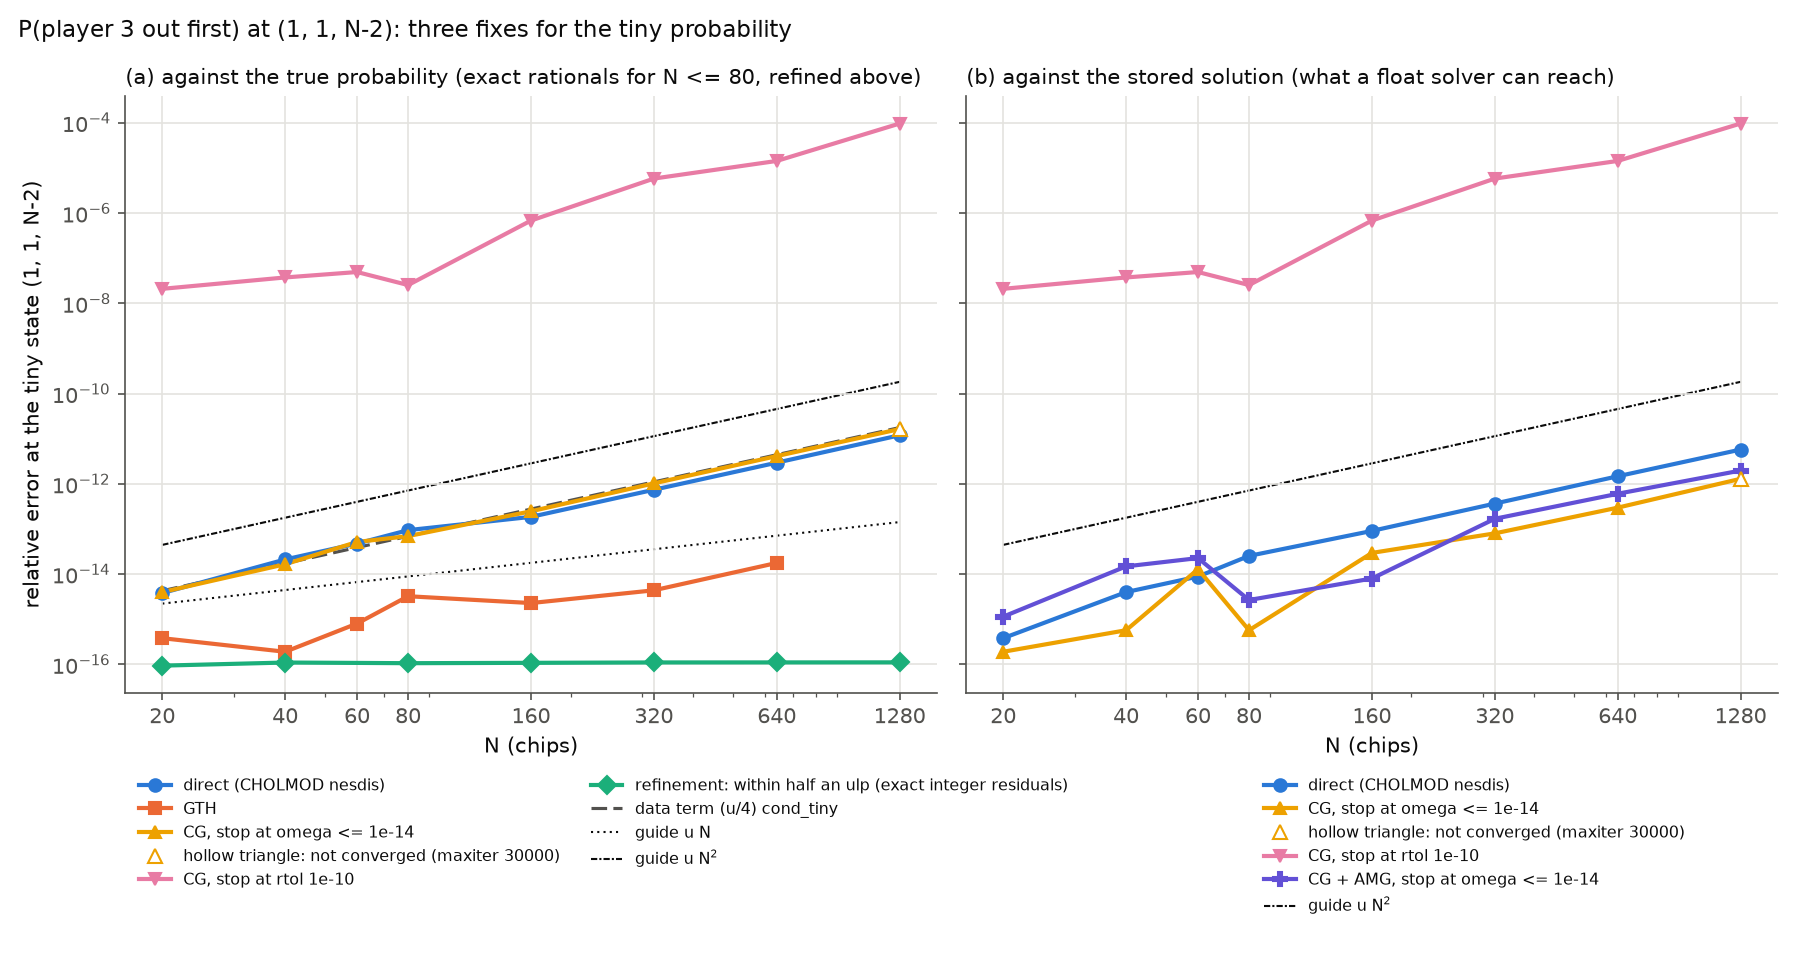

Source code (Python):
"""Figure for chunk 7: relative error of the tiny entry (1, 1, N-2) against N, b = out_first_3.

(a) against the true probability (rel_err_tiny): direct (CHOLMOD), gth, cg_componentwise at tol 1e-14 and cg at
    rtol 1e-10 (both kind none), with the data-term line (u/4) cond_tiny and guide lines u N and u N^2.
    Refinement (ir_direct) comes from results/e07_baselines.csv: max_true_err_in_u times u, the largest relative
    error over all entries against exact integer residuals (0.84 to 1.00 u), so a bound at the tiny state. The
    ir_direct rows of e07_fixes are not used: for N >= 160 their reference is the refined vector itself.
    An exact zero would be drawn hollow at a floor. cg_componentwise rows that hit maxiter (omega never <= 1e-14)
    are drawn hollow.
(b) against the stored solution (|err_vs_stored_tiny|): direct, cg_componentwise tol 1e-14 and cg rtol 1e-10 (kind
    none), plus cg_componentwise tol 1e-14 with AMG (it converges at every N).
    ir_* and gth are left out: they target the true probability.
Reads results/e07_fixes.csv and results/e07_baselines.csv.
    python figures/f07_accuracy.py [--results DIR] [--outdir DIR]
"""
import argparse
import pathlib

import matplotlib

matplotlib.use("Agg")
import matplotlib.pyplot as plt
import numpy as np
import pandas as pd
from matplotlib.ticker import NullFormatter, ScalarFormatter

U = 2.0 ** -53
FLOOR = 1e-17  # where exact zeros are drawn
INK, MUTED, GRID = "#0b0b0b", "#52514e", "#e4e3df"
# (method, param, label, color, marker), categorical slots 1-5 in fixed order (validated: scripts/validate_palette.js)
SERIES = [
    ("direct", None, "direct (CHOLMOD nesdis)", "#2a78d6", "o"),
    ("gth", None, "GTH", "#eb6834", "s"),
    ("ir_direct", None, "refinement (direct)", "#1baf7a", "D"),
    ("cg_componentwise", 1e-14, "CG, stop at omega <= 1e-14", "#eda100", "^"),
    ("cg", 1e-10, "CG, stop at rtol 1e-10", "#e87ba4", "v"),
]
AMG_COLOR = "#6250d6"  # categorical slot 7, panel (b) only (validated with that panel's other lines)


def pick(df, method, param, kind="none"):
    d = df[df["method"] == method]
    if method.startswith("cg"):
        d = d[d["kind"] == kind]
    if param is not None:
        d = d[np.isclose(d["param"], param, rtol=1e-9, atol=0)]
    return d.sort_values("N")


def mark_not_converged(ax, d, y, color, marker):
    """Redraw rows that hit maxiter hollow: their stopping rule was never met."""
    bad = d["converged"].astype(str) != "True"
    if bad.any():
        ax.plot(d["N"][bad], y[bad], color=color, marker=marker, markersize=7, markerfacecolor="white",
                linestyle="none", zorder=5)
        ax.plot([], [], color=color, marker=marker, markersize=7, markerfacecolor="white", linestyle="none",
                label="hollow triangle: not converged (maxiter 30000)")


def style(ax, title, Ns):
    ax.set_xscale("log")
    ax.set_yscale("log")
    ax.set_xticks(Ns)
    ax.xaxis.set_major_formatter(ScalarFormatter())
    ax.xaxis.set_minor_formatter(NullFormatter())  # minor labels collide on a log axis
    ax.set_xlabel("N (chips)", color=INK)
    ax.set_title(title, color=INK, fontsize=10, loc="left")
    ax.grid(color=GRID, linewidth=0.8, which="major")
    for side in ("top", "right"):
        ax.spines[side].set_visible(False)
    for side in ("left", "bottom"):
        ax.spines[side].set_color(MUTED)
    ax.tick_params(colors=MUTED, which="both")


def main():
    parser = argparse.ArgumentParser()
    parser.add_argument("--results", default="results")
    parser.add_argument("--outdir", default="figures")
    args = parser.parse_args()
    df = pd.read_csv(pathlib.Path(args.results) / "e07_fixes.csv")
    bl = pd.read_csv(pathlib.Path(args.results) / "e07_baselines.csv")
    Ns = np.array(sorted(df["N"].unique()), dtype=float)

    fig, (ax_a, ax_b) = plt.subplots(1, 2, figsize=(12, 6.5), dpi=150, sharey=True)

    # (a) against the true probability
    for method, param, label, color, marker in SERIES:
        if method == "ir_direct":  # drawn from e07_baselines below
            continue
        d = pick(df, method, param)
        if not len(d):
            continue
        y = d["rel_err_tiny"].to_numpy()
        zero = y == 0
        ax_a.plot(d["N"], np.where(zero, FLOOR, y), color=color, linewidth=2, zorder=3)
        ax_a.plot(d["N"][~zero], y[~zero], color=color, marker=marker, markersize=6, linestyle="none", zorder=4)
        ax_a.plot(d["N"][zero], np.full(zero.sum(), FLOOR), color=color, marker=marker, markersize=7,
                  markerfacecolor="white", linestyle="none", zorder=4)
        ax_a.plot([], [], color=color, marker=marker, markersize=6, linewidth=2,  # legend entry
                  markerfacecolor="white" if zero.all() else color,
                  label=label + (": error 0, drawn at 1e-17" if zero.all() else ""))
        if method == "cg_componentwise":
            mark_not_converged(ax_a, d, d["rel_err_tiny"], color, marker)
    _, _, _, color, marker = next(s for s in SERIES if s[0] == "ir_direct")
    ir = bl[bl["method"] == "ir_direct"].sort_values("N")
    if len(ir):
        ax_a.plot(ir["N"], ir["max_true_err_in_u"] * U, color=color, marker=marker, markersize=6, linewidth=2,
                  zorder=4, label="refinement: within half an ulp (exact integer residuals)")
    dterm = pick(df, "direct", None)
    ax_a.plot(dterm["N"], U / 4 * dterm["cond_tiny"], color=MUTED, linewidth=1.5, linestyle=(0, (5, 2)), zorder=2,
              label="data term (u/4) cond_tiny")
    for power, ls, text in ((1, (0, (1, 2)), "u N"), (2, (0, (3, 1, 1, 1)), "u N$^2$")):
        ax_a.plot(Ns, U * Ns ** power, color=INK, linewidth=1, linestyle=ls, zorder=1, label=f"guide {text}")
    style(ax_a, "(a) against the true probability (exact rationals for N <= 80, refined above)", Ns)
    ax_a.set_ylabel("relative error at the tiny state (1, 1, N-2)", color=INK)
    ax_a.legend(frameon=False, fontsize=7.5, labelcolor=INK, loc="upper left", bbox_to_anchor=(0, -0.12),
                ncol=2).set_in_layout(False)

    # (b) against the stored solution x_ref (1 + data term)
    for method, param, label, color, marker in SERIES:
        if method in ("gth", "ir_direct"):
            continue
        d = pick(df, method, param)
        if len(d):
            ax_b.plot(d["N"], d["err_vs_stored_tiny"].abs(), color=color, marker=marker, markersize=6, linewidth=2,
                      zorder=3, label=label)
            if method == "cg_componentwise":
                mark_not_converged(ax_b, d, d["err_vs_stored_tiny"].abs(), color, marker)
    d = pick(df, "cg_componentwise", 1e-14, kind="amg")  # converges at every N
    if len(d):
        ax_b.plot(d["N"], d["err_vs_stored_tiny"].abs(), color=AMG_COLOR, marker="P", markersize=7, linewidth=2,
                  zorder=3, label="CG + AMG, stop at omega <= 1e-14")
        mark_not_converged(ax_b, d, d["err_vs_stored_tiny"].abs(), AMG_COLOR, "P")
    ax_b.plot(Ns, U * Ns ** 2, color=INK, linewidth=1, linestyle=(0, (3, 1, 1, 1)), zorder=1, label="guide u N$^2$")
    style(ax_b, "(b) against the stored solution (what a float solver can reach)", Ns)
    ax_b.legend(frameon=False, fontsize=7.5, labelcolor=INK, loc="upper left", bbox_to_anchor=(0.35, -0.12),
                ncol=1).set_in_layout(False)

    fig.suptitle("P(player 3 out first) at (1, 1, N-2): three fixes for the tiny probability", color=INK,
                 fontsize=11, x=0.01, ha="left")
    fig.tight_layout(rect=(0, 0.2, 1, 1))  # the bottom band holds the legends
    outdir = pathlib.Path(args.outdir)
    outdir.mkdir(parents=True, exist_ok=True)
    path = outdir / "f07_accuracy.png"
    fig.savefig(path)
    print(f"wrote {path}")


if __name__ == "__main__":
    main()
